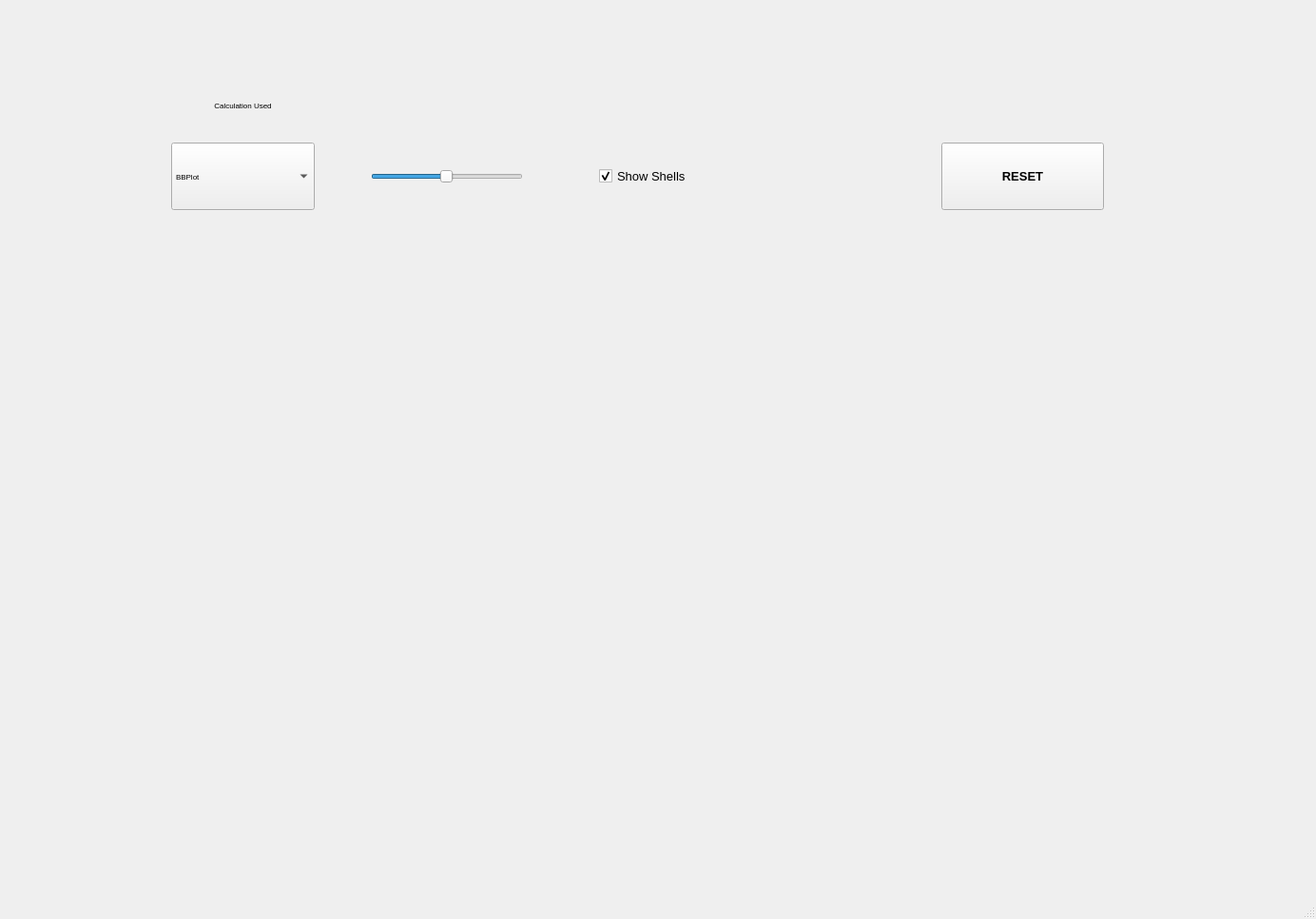
<?xml version="1.0" encoding="UTF-8"?>
<ui version="4.0">
 <class>MainWindow</class>
 <widget class="QMainWindow" name="MainWindow">
  <property name="geometry">
   <rect>
    <x>0</x>
    <y>0</y>
    <width>1384</width>
    <height>967</height>
   </rect>
  </property>
  <property name="sizeIncrement">
   <size>
    <width>20</width>
    <height>20</height>
   </size>
  </property>
  <property name="windowTitle">
   <string>MainWindow</string>
  </property>
  <widget class="QWidget" name="centralwidget">
   <widget class="QCustomPlot" name="GraphContainer" native="true">
    <property name="geometry">
     <rect>
      <x>180</x>
      <y>230</y>
      <width>961</width>
      <height>761</height>
     </rect>
    </property>
   </widget>
   <widget class="QLabel" name="label_2">
    <property name="geometry">
     <rect>
      <x>180</x>
      <y>80</y>
      <width>151</width>
      <height>61</height>
     </rect>
    </property>
    <property name="font">
     <font>
      <pointsize>6</pointsize>
     </font>
    </property>
    <property name="text">
     <string>Calculation Used</string>
    </property>
    <property name="scaledContents">
     <bool>false</bool>
    </property>
    <property name="alignment">
     <set>Qt::AlignCenter</set>
    </property>
   </widget>
   <widget class="QComboBox" name="CalculationMethod">
    <property name="geometry">
     <rect>
      <x>180</x>
      <y>150</y>
      <width>151</width>
      <height>71</height>
     </rect>
    </property>
    <property name="font">
     <font>
      <pointsize>6</pointsize>
     </font>
    </property>
    <property name="editable">
     <bool>false</bool>
    </property>
    <property name="iconSize">
     <size>
      <width>50</width>
      <height>50</height>
     </size>
    </property>
    <item>
     <property name="text">
      <string>BBPlot</string>
     </property>
    </item>
    <item>
     <property name="text">
      <string>NLI</string>
     </property>
    </item>
    <item>
     <property name="text">
      <string>Mid Point</string>
     </property>
    </item>
   </widget>
   <widget class="QPushButton" name="ResetButton">
    <property name="geometry">
     <rect>
      <x>990</x>
      <y>150</y>
      <width>171</width>
      <height>71</height>
     </rect>
    </property>
    <property name="font">
     <font>
      <family>Yu Gothic UI</family>
      <pointsize>10</pointsize>
      <italic>false</italic>
      <bold>true</bold>
      <strikeout>false</strikeout>
     </font>
    </property>
    <property name="cursor">
     <cursorShape>PointingHandCursor</cursorShape>
    </property>
    <property name="text">
     <string>RESET</string>
    </property>
   </widget>
   <widget class="QSlider" name="TSlider">
    <property name="geometry">
     <rect>
      <x>390</x>
      <y>150</y>
      <width>160</width>
      <height>71</height>
     </rect>
    </property>
    <property name="minimum">
     <number>1</number>
    </property>
    <property name="maximum">
     <number>100</number>
    </property>
    <property name="sliderPosition">
     <number>50</number>
    </property>
    <property name="orientation">
     <enum>Qt::Horizontal</enum>
    </property>
   </widget>
   <widget class="QCheckBox" name="showShellOption">
    <property name="geometry">
     <rect>
      <x>630</x>
      <y>150</y>
      <width>281</width>
      <height>71</height>
     </rect>
    </property>
    <property name="font">
     <font>
      <pointsize>10</pointsize>
     </font>
    </property>
    <property name="text">
     <string>Show Shells</string>
    </property>
    <property name="iconSize">
     <size>
      <width>25</width>
      <height>25</height>
     </size>
    </property>
    <property name="checked">
     <bool>true</bool>
    </property>
   </widget>
  </widget>
  <widget class="QMenuBar" name="menubar">
   <property name="geometry">
    <rect>
     <x>0</x>
     <y>0</y>
     <width>1384</width>
     <height>19</height>
    </rect>
   </property>
  </widget>
  <widget class="QStatusBar" name="statusbar"/>
 </widget>
 <customwidgets>
  <customwidget>
   <class>QCustomPlot</class>
   <extends>QWidget</extends>
   <header>qcustomplot.h</header>
   <container>1</container>
  </customwidget>
 </customwidgets>
 <resources/>
 <connections/>
</ui>
